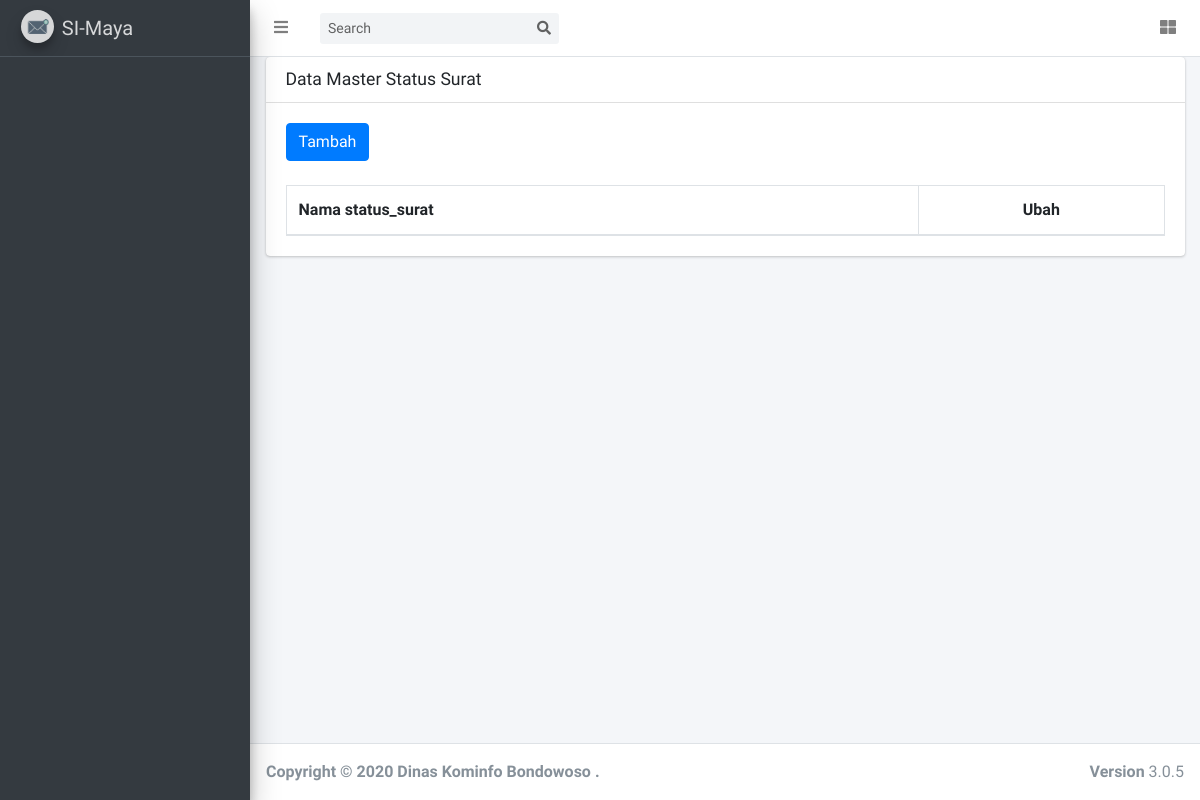
The app's page /index.php/statussurat, older data.
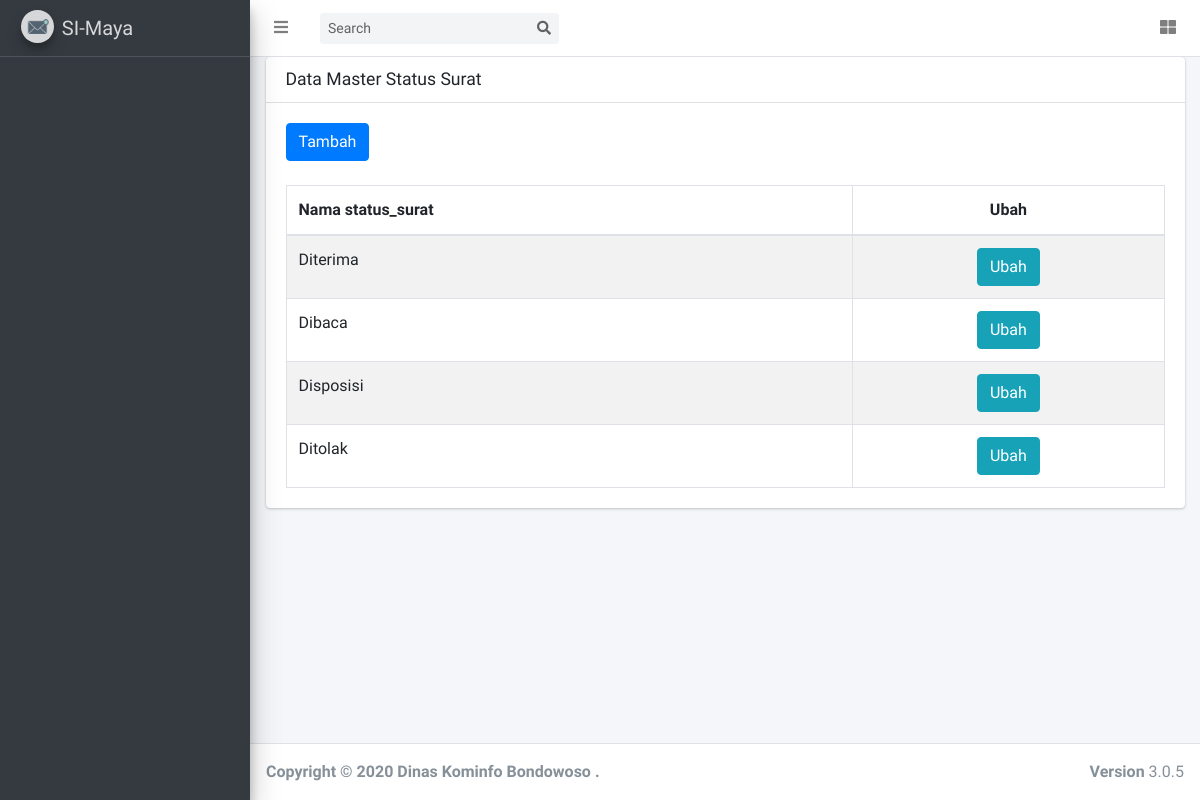
The same page, newer data.
### tables this page shows
CREATE TABLE `tbl_status_surat` (
  `id_status_surat` int(11) NOT NULL,
  `nama_status_surat` varchar(50) NOT NULL
);

### application/controllers/Statussurat.php (called while the page is built, shortened)
<?php
class Statussurat extends CI_Controller {
	function __construct(){
        $this->load->model('main');
        $this->load->library('session');
    }
	public function index()
	{
		$id_role 					= $this->session->userdata('id_role');
		$data['menu'] 				= $this->main->get_menu_selected($id_role);
        $data['status_surat'] 	        = $this->main->get_data('tbl_status_surat');
		$this->load->view('statussurat',$data);
	}
}

### index.php (called while the page is built, shortened)
<?php
require_once BASEPATH.'core/CodeIgniter.php';

### application/models/main.php (called while the page is built, shortened)
<?php
class main extends CI_MODEL{
    function get_data($table){
        $query = $this->db->get($table);
        return $query->result();
    }
    function get_menu_selected($role_id){
        $this->db->select('*')
        ->from('tbl_user_access')
        ->join('tbl_sub_menu','tbl_user_access.id_sub_menu = tbl_sub_menu.id_sub_menu')
        ->join('tbl_menu','tbl_menu.id_menu = tbl_sub_menu.id_menu')
        ->where('tbl_user_access.id_role =',$role_id )
        ->group_by('tbl_menu.id_menu');
        $query = $this->db->get();
        return $query->result();
    }
}
?>

### application/views/statussurat.php (the view, shortened to what this page needs)
<!DOCTYPE html>
<html lang="en">
<head>
</head>
<body class="hold-transition sidebar-mini layout-fixed layout-navbar-fixed layout-footer-fixed">
<div class="wrapper">
  <div class="content-wrapper">
    <section class="content">
      <div class="container-fluid">
        <div class="card">
          <div class="card-header">
            <h3 class="card-title">Data Master Status Surat</h3>
          </div>
          <div class="card-body">
            <table id="example1" class="table table-bordered table-striped">
              <button type="button" class="btn btn-primary" onclick="window.location.href='<?= site_url();?>/Statussurat/add_data';">Tambah</button>
              <br>
                <br>
              <thead>
              <tr>
                <th>Nama status_surat</th>
                <th style="text-align:center;">Ubah</th>
              </tr>
              </thead>
              <tbody>
                <?php foreach($status_surat as $row_status_surat){?>
                    <tr>
                        <td><?= $row_status_surat->nama_status_surat;?></td>
                        <td style="text-align:center;"><a style="color:white;" type="button" href="<?= site_url('Statussurat/edit_data/').$row_status_surat->id_status_surat ;?>" class="btn btn-info" > Ubah</a</td>
                    </tr>
                <?php } ?>
              </tbody>
            </table>
          </div>
      </div>
    </section>
  </div>
</body>
</html>

Row changes from the older to the newer data that the page shows:
added tbl_status_surat: nama_status_surat "Diterima"
added tbl_status_surat: nama_status_surat "Dibaca"
added tbl_status_surat: nama_status_surat "Disposisi"
added tbl_status_surat: nama_status_surat "Ditolak"
